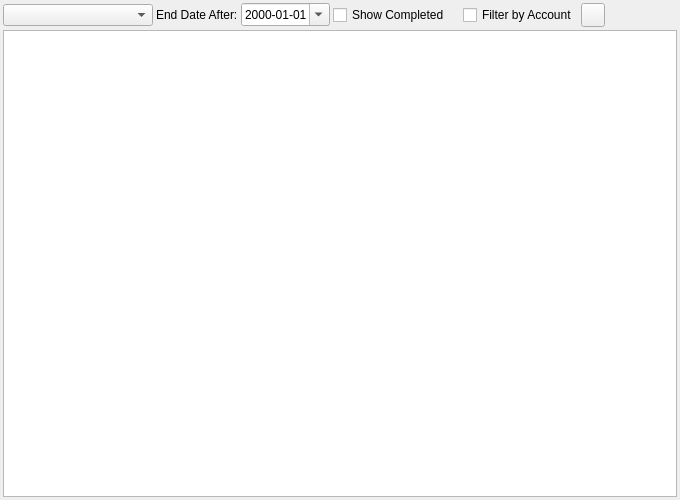
<?xml version="1.0" encoding="UTF-8"?>
<ui version="4.0">
 <class>CRM_ActivityReportWidget</class>
 <widget class="QWidget" name="CRM_ActivityReportWidget">
  <property name="geometry">
   <rect>
    <x>0</x>
    <y>0</y>
    <width>680</width>
    <height>500</height>
   </rect>
  </property>
  <property name="windowTitle">
   <string>Dialog</string>
  </property>
  <layout class="QGridLayout" name="gridLayout">
   <property name="leftMargin">
    <number>3</number>
   </property>
   <property name="topMargin">
    <number>3</number>
   </property>
   <property name="rightMargin">
    <number>3</number>
   </property>
   <property name="bottomMargin">
    <number>3</number>
   </property>
   <property name="spacing">
    <number>3</number>
   </property>
   <item row="0" column="0">
    <layout class="QHBoxLayout" name="horizontalLayout_2">
     <item>
      <widget class="QComboBox" name="cbActivityType">
       <property name="minimumSize">
        <size>
         <width>150</width>
         <height>0</height>
        </size>
       </property>
      </widget>
     </item>
     <item>
      <widget class="QLabel" name="lblTo">
       <property name="text">
        <string>End Date After:</string>
       </property>
      </widget>
     </item>
     <item>
      <widget class="QDateEdit" name="dtFromStartDate">
       <property name="displayFormat">
        <string>yyyy-MM-dd</string>
       </property>
       <property name="calendarPopup">
        <bool>true</bool>
       </property>
      </widget>
     </item>
     <item>
      <widget class="QCheckBox" name="chbShowCompleted">
       <property name="text">
        <string>Show Completed</string>
       </property>
      </widget>
     </item>
     <item>
      <spacer name="horizontalSpacer">
       <property name="orientation">
        <enum>Qt::Horizontal</enum>
       </property>
       <property name="sizeType">
        <enum>QSizePolicy::Fixed</enum>
       </property>
       <property name="sizeHint" stdset="0">
        <size>
         <width>10</width>
         <height>20</height>
        </size>
       </property>
      </spacer>
     </item>
     <item>
      <widget class="QCheckBox" name="cbFilterByAccount">
       <property name="text">
        <string>Filter by Account</string>
       </property>
      </widget>
     </item>
     <item>
      <widget class="QToolButton" name="pbRefresh">
       <property name="minimumSize">
        <size>
         <width>24</width>
         <height>24</height>
        </size>
       </property>
       <property name="maximumSize">
        <size>
         <width>24</width>
         <height>24</height>
        </size>
       </property>
       <property name="toolTip">
        <string>Refresh activity report</string>
       </property>
       <property name="text">
        <string/>
       </property>
       <property name="icon">
        <iconset resource="../../../db/src/gui/db.qrc">
         <normaloff>:/images/icons/arrow_refresh.png</normaloff>:/images/icons/arrow_refresh.png</iconset>
       </property>
      </widget>
     </item>
     <item>
      <spacer name="horizontalSpacer_2">
       <property name="orientation">
        <enum>Qt::Horizontal</enum>
       </property>
       <property name="sizeHint" stdset="0">
        <size>
         <width>40</width>
         <height>20</height>
        </size>
       </property>
      </spacer>
     </item>
    </layout>
   </item>
   <item row="1" column="0">
    <widget class="RB_TextEdit" name="teReport"/>
   </item>
  </layout>
 </widget>
 <customwidgets>
  <customwidget>
   <class>RB_TextEdit</class>
   <extends>QTextEdit</extends>
   <header>rb_textedit.h</header>
  </customwidget>
 </customwidgets>
 <tabstops>
  <tabstop>teReport</tabstop>
  <tabstop>cbActivityType</tabstop>
  <tabstop>dtFromStartDate</tabstop>
  <tabstop>chbShowCompleted</tabstop>
  <tabstop>cbFilterByAccount</tabstop>
  <tabstop>pbRefresh</tabstop>
 </tabstops>
 <resources>
  <include location="../../../db/src/gui/db.qrc"/>
 </resources>
 <connections/>
</ui>
